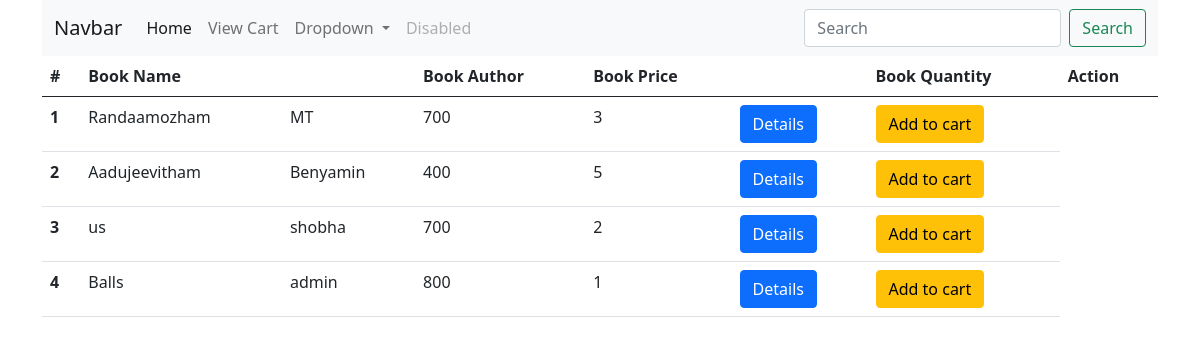
The page /user/ on the database its author committed.
### bookapp/models.py (models this page shows, shortened)
class Book(models.Model):
    title=models.CharField(max_length=200,null=True,blank=True)
    price=models.IntegerField(null=True,blank=True)
    image=models.ImageField(upload_to='book_media')
    quantity=models.IntegerField()
    author= models.ForeignKey(Author, on_delete=models.CASCADE)

class Author(models.Model):
    name=models.CharField(max_length=200 ,null=True,blank=True)
    def __str__(self):
        return '{}'.format(self.name)

### userapp/views.py (the view)
# urls.py: path("", views.listBook,name='booklist'),
def listBook(request):
    books=Book.objects.all()
    paginator=Paginator(books,4)
    page_number=request.GET.get('page')
    try:
        page=paginator.get_page(page_number)
    except EmptyPage:
        page=paginator.page(page_number.num_pages)
    return render(request,'user/userlistbook.html',{'books':books,'page':page})

### templates/user/userlistbook.html (shortened to what this page needs)
<!DOCTYPE html>
<html lang="en" xmlns="http://www.w3.org/1999/html">
<head>
    <link href="https://cdn.jsdelivr.net/npm/bootstrap@5.0.2/dist/css/bootstrap.min.css" rel="stylesheet"
>
</head>
<div class="container">
    <nav class="navbar navbar-expand-lg navbar-light bg-light">
  <div class="container-fluid">
    <a class="navbar-brand" href="#">Navbar</a>
    <div class="collapse navbar-collapse" id="navbarSupportedContent">
      <ul class="navbar-nav me-auto mb-2 mb-lg-0">
        <li class="nav-item">
          <a class="nav-link active" aria-current="page" href="#">Home</a>
        </li>
        <li class="nav-item">
          <a class="nav-link" href="{% url 'viewcart' %}">View Cart</a>
        </li>
        <li class="nav-item dropdown">
          <a class="nav-link dropdown-toggle" href="#" id="navbarDropdown" role="button" data-bs-toggle="dropdown" aria-expanded="false">
            Dropdown
          </a>
        </li>
        <li class="nav-item">
          <a class="nav-link disabled" href="#" tabindex="-1" aria-disabled="true">Disabled</a>
        </li>
      </ul>
      <form class="d-flex" method="get" action="{% url 'usersearch' %}">
        <input class="form-control me-2" type="search" placeholder="Search" aria-label="Search" name="q" >
        <button class="btn btn-outline-success" type="submit">Search</button>
      </form>
    </div>
  </div>
    </nav>
    <table class="table">
        <thead>
        <tr>
            <th scope="col">#</th>
            <th scope="col">Book Name<th>
            <th scope="col">Book Author</th>
            <th scope="col">Book Price<th>
            <th scope="col">Book Quantity</th>
            <th scope="col">Action</th>
        </tr>
        </thead>
    <tbody>
    {% for book in page %}
    <tr>
         <th scope="row">{{ forloop.counter }}</th>
         <td>{{ book.title }}</td>
         <td>{{ book.author }}</td>
         <td>{{ book.price }}</td>
        <td>{{ book.quantity }}</td>
         <td><a href="{% url 'userdetails' book.id %}" class="btn btn-primary">Details</a></td>
         <td><a href="{% url 'addtocart' book.id %}" class="btn btn-warning">Add to cart</a></td>
        </tr>
     {% endfor %}
  </tbody>
</table>
</div>

### rows shown on the page
Book: title "Randaamozham", author "MT", price "700", quantity "3"
Book: title "Aadujeevitham", author "Benyamin", price "400", quantity "5"
Book: title "us", author "shobha", price "700", quantity "2"
Book: title "Balls", author "admin", price "800", quantity "1"
